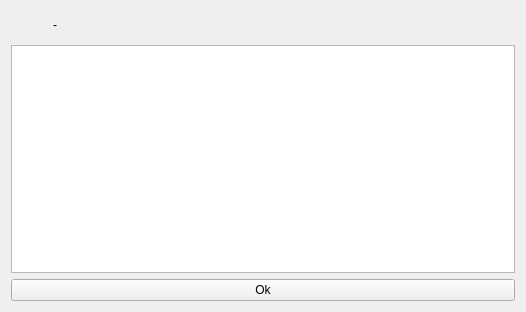
<?xml version="1.0" encoding="UTF-8"?>
<ui version="4.0">
 <class>Error</class>
 <widget class="QWidget" name="Error">
  <property name="geometry">
   <rect>
    <x>0</x>
    <y>0</y>
    <width>526</width>
    <height>312</height>
   </rect>
  </property>
  <property name="windowTitle">
   <string>Form</string>
  </property>
  <layout class="QVBoxLayout" name="verticalLayout">
   <item>
    <layout class="QHBoxLayout" name="horizontalLayout_2">
     <property name="spacing">
      <number>14</number>
     </property>
     <property name="topMargin">
      <number>0</number>
     </property>
     <item>
      <widget class="QLabel" name="icon">
       <property name="sizePolicy">
        <sizepolicy hsizetype="Maximum" vsizetype="Preferred">
         <horstretch>0</horstretch>
         <verstretch>0</verstretch>
        </sizepolicy>
       </property>
       <property name="minimumSize">
        <size>
         <width>28</width>
         <height>28</height>
        </size>
       </property>
       <property name="text">
        <string/>
       </property>
       <property name="pixmap">
        <pixmap resource="icons.qrc">:/icons/error-warning-line.png</pixmap>
       </property>
       <property name="scaledContents">
        <bool>false</bool>
       </property>
       <property name="margin">
        <number>3</number>
       </property>
      </widget>
     </item>
     <item>
      <widget class="QLabel" name="message">
       <property name="text">
        <string>-</string>
       </property>
      </widget>
     </item>
    </layout>
   </item>
   <item>
    <widget class="QTextBrowser" name="detail">
     <property name="focusPolicy">
      <enum>Qt::NoFocus</enum>
     </property>
    </widget>
   </item>
   <item>
    <layout class="QHBoxLayout" name="horizontalLayout">
     <item>
      <widget class="QPushButton" name="ok">
       <property name="text">
        <string>Ok</string>
       </property>
      </widget>
     </item>
    </layout>
   </item>
  </layout>
 </widget>
 <resources>
  <include location="icons.qrc"/>
 </resources>
 <connections/>
</ui>
